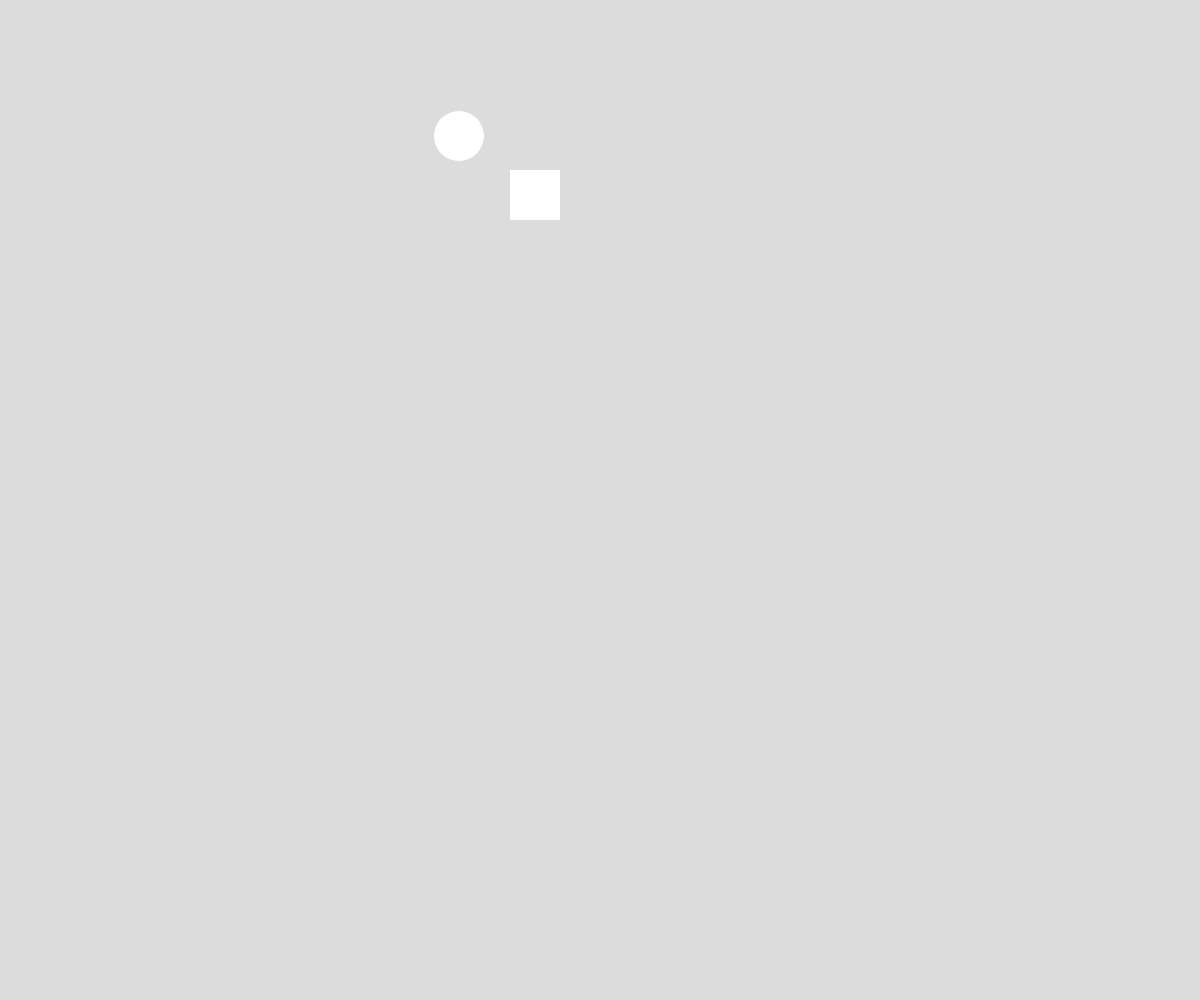
Frame 1 (no input)
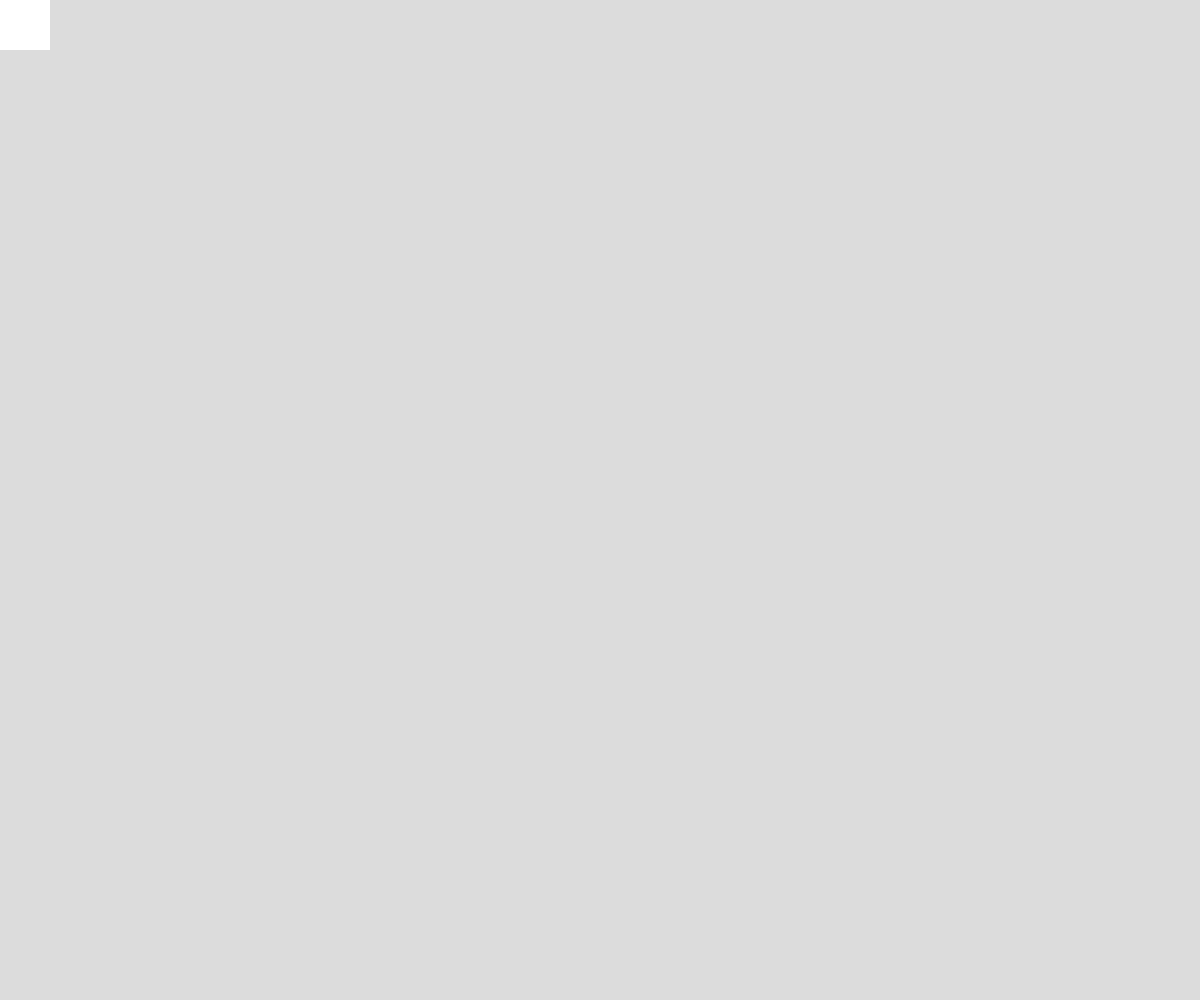
Frame 60 (no input)
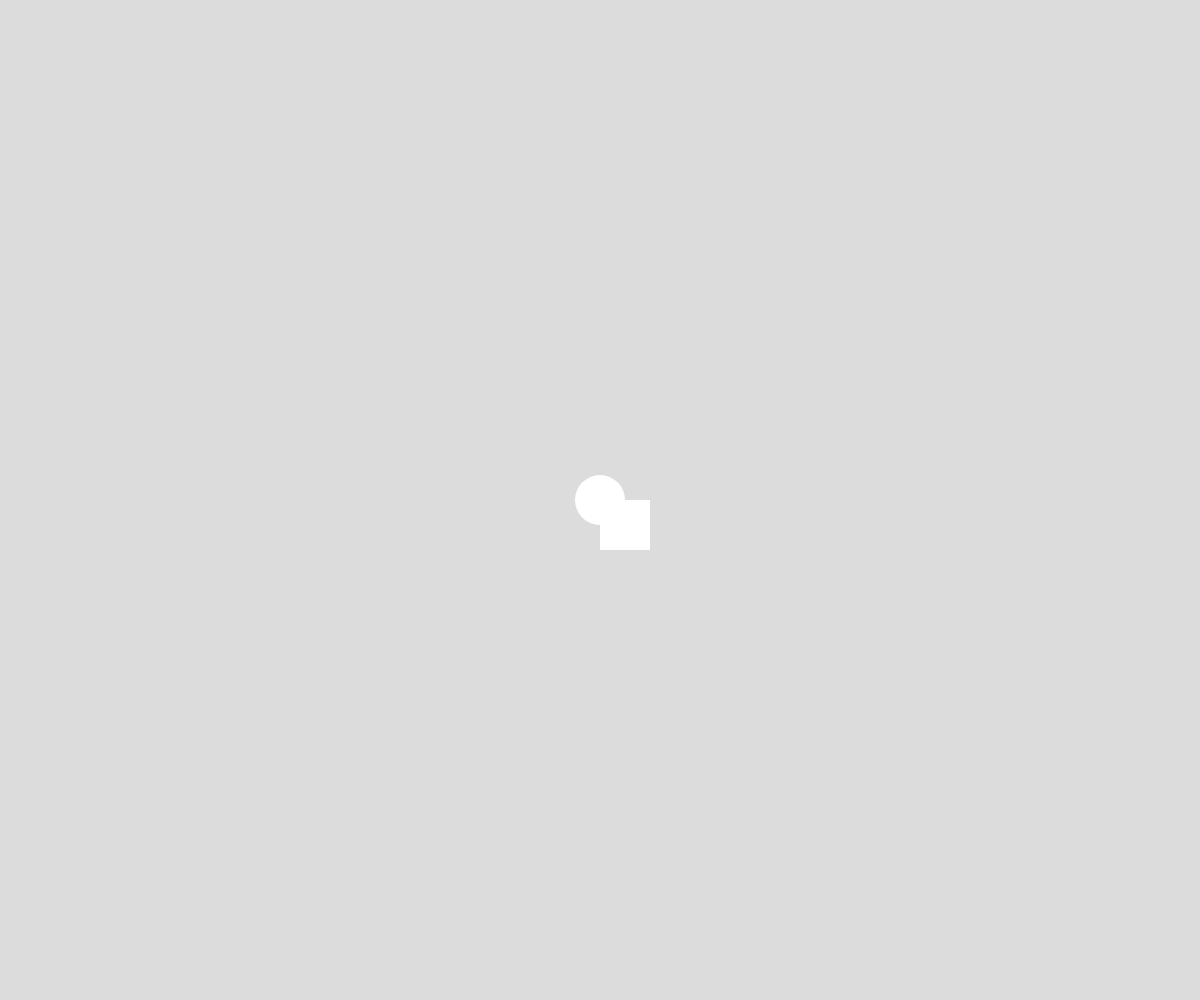
Frame 120 (the mouse pressed at the canvas centre since frame 60)

The p5.js sketch that drew these frames (run headless with seeded random() and noise() and a simulated clock; from frame 60 on, the mouse is pressed at the canvas centre):

// p5.js sketch
// ── sketch.js
// Trailing Shapes Challenge
// Miki Hoang
// February 26, 2026

let x, y;
let sWidthHeight = 50
let diameter = 50

function setup() {
  createCanvas(windowWidth, windowHeight);
  x = width/2; y = height/2;
  //noFill();
  //strokeWeight(5);
  noStroke();
}

function trailingSquare(){
  x = lerp(x, mouseX, 0.15);
  y = lerp(y, mouseY, 0.66);

  square(x, y, sWidthHeight);
}

function trailingCircle(){
  x = lerp(x, mouseX, 0.1);
  y = lerp(y, mouseY, 0.2);

  circle(x, y, diameter);
}

function draw() {
  background(220);
  
  trailingSquare();
  trailingCircle();
}
